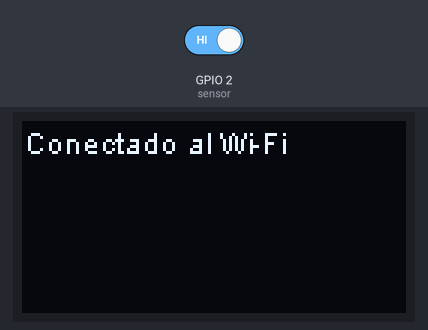
A sketch run on a simulated ESP32. On the bench: 128×64 one-colour display. Inputs (shaded band) come from the test bench; at power-on: GPIO 2 (sensor) HIGH. WiFi joins after 1.5 s; servers stay silent unless stated; the Firebase database answers and starts empty; what the sketch prints to the serial monitor is not drawn.

Above: at 0.3 s.
At 3.0 s:
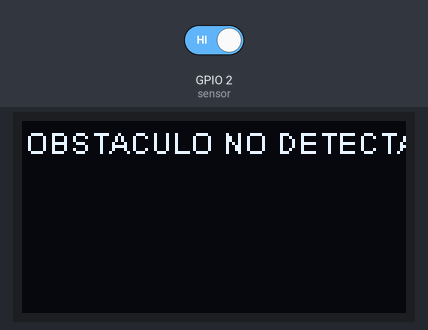
3.1 s: GPIO 2 (sensor) driven LOW
At 5.1 s:
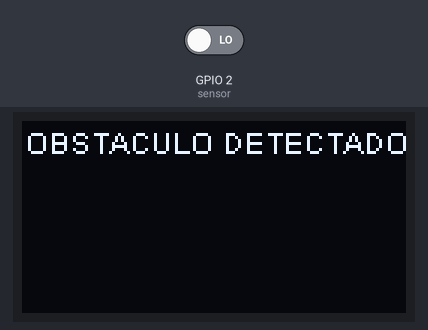
5.8 s: GPIO 2 (sensor) driven HIGH
Timing chart, 0 to 8.8 s (numbered marks = the images above; inputs shaded):
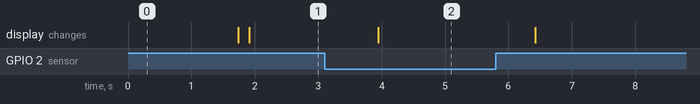

The sketch:

ESP32_Firebase_Proximity_Sensor.ino
```cpp
#include "SSD1306.h"
#include "FirebaseESP32.h"
#include <WiFi.h>
#define FIREBASE_HOST "https://arduinolistener-default-rtdb.firebaseio.com/"
#define FIREBASE_AUTH "04qweiZNEb0OHbnESb6q42Y4yyU3LeuHZ1B26kMT"
const char* ssid = "JOHNATAN MARTIN";
const char* password = "LestrangE";

FirebaseData firebaseData;
String entrada = "entradas";
String actuales = "actuales";
String Texto = "consoleMessages";


int sensor = 2;
int Valor = HIGH ;
int contador = 0;
int Estado = Firebase.getInt(firebaseData, actuales + "");


SSD1306 display(0x3c, 5, 4);

WiFiServer server(80);


String getMessage(String Person){
  String Frase = "Entro una persona, actualmente hay: " + Person ;
  return Frase;
}

String getDato(String Number){
  String Frase = Texto +"/1" + Number ;
  return Frase;
}


void setup() {
  {
  Serial.begin(115200);
  pinMode(sensor, INPUT);
  display.init();
  display.drawString(1, 1, ".Conectandose");
  display.display();


  WiFi.begin(ssid, password);
  display.init();
  display.drawString(1, 1, "Conectado al Wi-Fi");
  display.display();
  Serial.print(Estado);
  Serial.print("Conectado al Wi-Fi");
  while (WiFi.status() != WL_CONNECTED)
  {
    Serial.print(".");
    delay(300);
  }
  Serial.println();
  display.init();
  display.drawString(1, 1, "Conectado con IP: ");
  display.display();
  Serial.print("Conectado con IP: ");
  Serial.println(WiFi.localIP());
  Serial.println();

  Firebase.begin(FIREBASE_HOST, FIREBASE_AUTH);
  Firebase.setString(firebaseData, Texto + "/0", "CONECTANDO CON EL ESP32");
  }
}

void loop() {

  Valor = digitalRead(sensor);
  Serial.println(Valor);
  if (Valor == LOW){
    Estado = Estado + 1;
    contador = contador + 1;
    display.init();
    display.drawString(1, 1, "OBSTACULO DETECTADO");
    display.display();
    Firebase.setString(firebaseData, getDato(String(contador)), getMessage(String(Estado)));
    Firebase.setInt(firebaseData, entrada + "", contador);
    Firebase.setInt(firebaseData, actuales + "", Estado);
    delay(2000);
  }
  else{
    display.init();
    display.drawString(1, 1, "OBSTACULO NO DETECTADO");
    display.display();
    delay(2000);
  }

}
```
